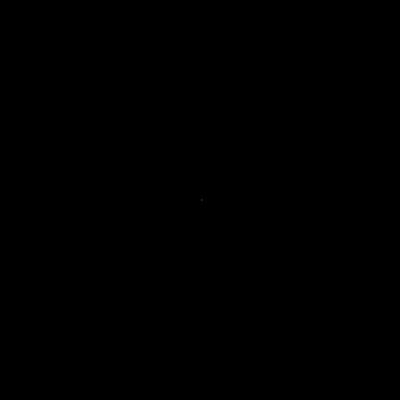
Frame 1 (no input)
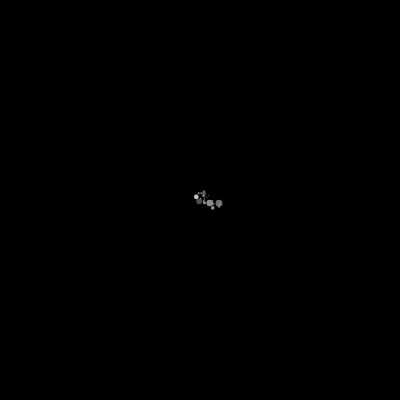
Frame 60 (no input)
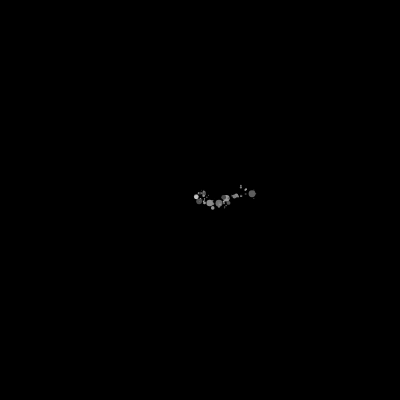
Frame 120 (the mouse pressed at the canvas centre since frame 60)

The p5.js sketch that drew these frames (run headless with seeded random() and noise() and a simulated clock; from frame 60 on, the mouse is pressed at the canvas centre):

// p5.js sketch
// ── sketch.js
let piDigits;
let walker;
let index = 0;

function preload() {
  rand = random(17892348449839565896214465623318536478, 314159265358979323846264338327950288419716939937510);
  piDigits = rand.toString();
}

function setup() {
  createCanvas(400, 400);
  background(0);
  walker = createVector(width / 2, height / 2);
  //stroke(255);
  //strokeWeight(2);
}

function draw() {
  
  
  
  // Get current digit
  stroke(random(50,200));
  let digit = int(piDigits.charAt(index));
  strokeWeight(random(digit));
  
  // Map digit to movement direction
  // 0-1: up, 2-3: right, 4-5: down, 6-7: left, 8-9: random diagonal
  let step = random(5);
  if (digit <= 1) {
    walker.y -= step;
  } else if (digit <= 3) {
    walker.x += step;
  } else if (digit <= 5) {
    walker.y += step;
  } else if (digit <= 7) {
    walker.x -= step;
  } else {
    walker.x += random([-step, step]);
    walker.y += random([-step, step]);
  }

  // Draw the step
  point(walker.x, walker.y);

  // Wrap around edges
  if (walker.x < 0) walker.x = width;
  if (walker.x > width) walker.x = 0;
  if (walker.y < 0) walker.y = height;
  if (walker.y > height) walker.y = 0;

  // Move to next digit
  index++;
  if (index >= piDigits.length) {
    index = 0; //loop
  }
  
  
}
